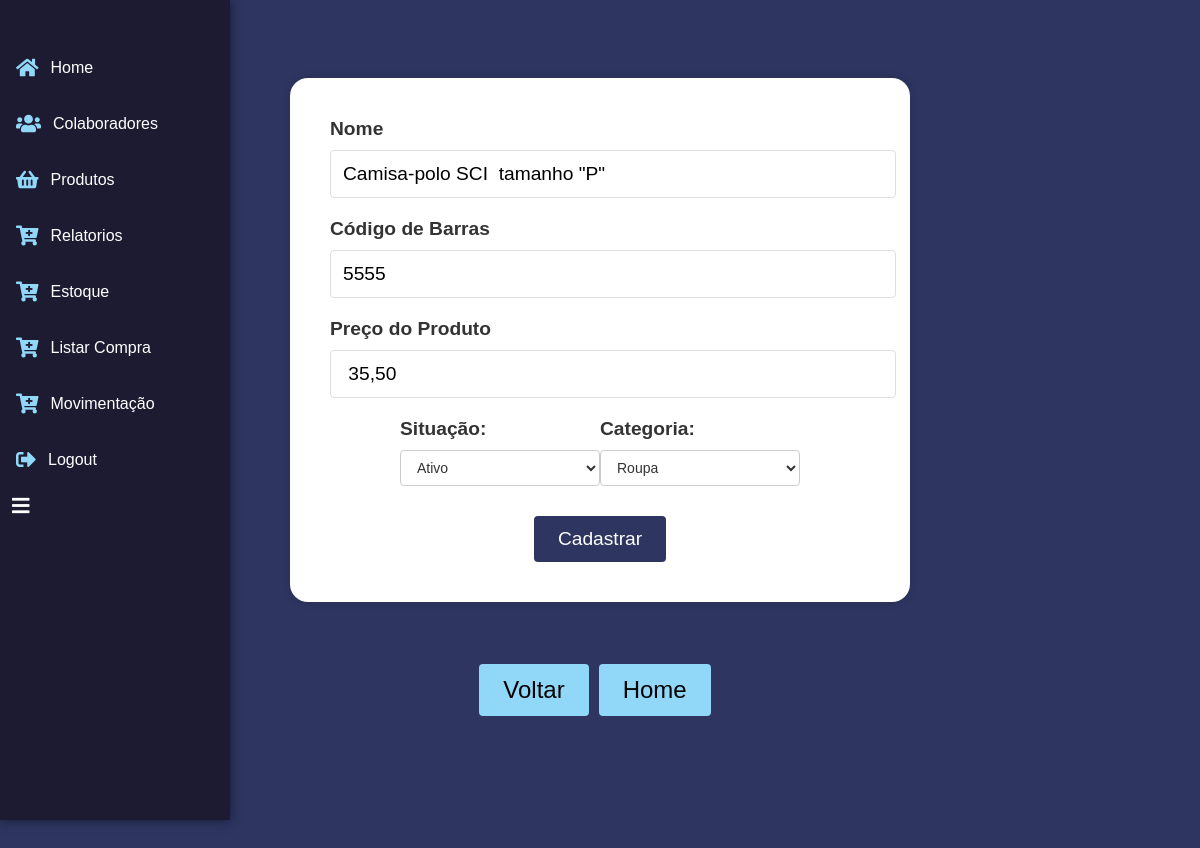
The page /produtos/editar_produto/50/ (signed in) on the database as committed earlier.
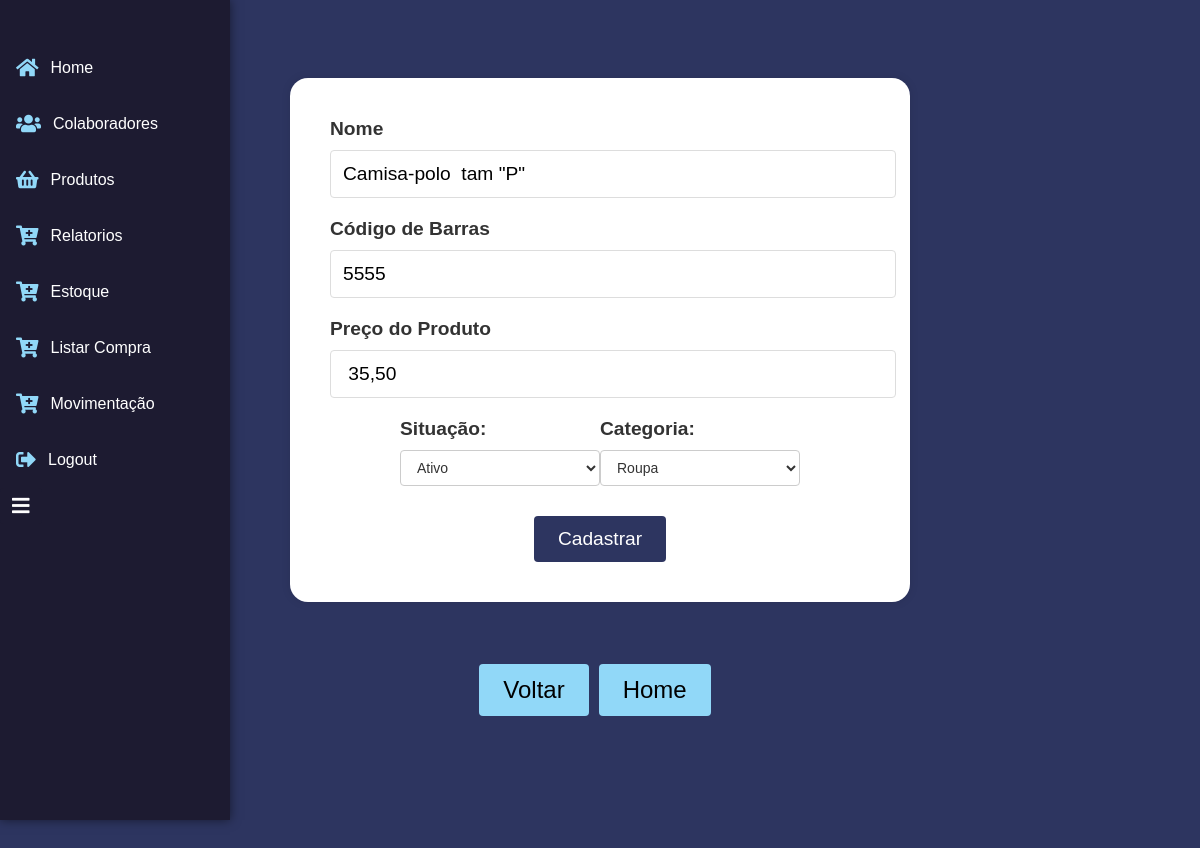
The same page on the database as committed later.
### produtos/models.py (models this page shows, shortened)
class Produto(models.Model):
    nome = models.CharField(max_length=100)
    codigo_barras = models.CharField(max_length=100)
    preco_produto = models.DecimalField(max_digits=10, decimal_places=2)
    situacao = models.CharField(max_length=50)
    categoria = models.CharField(max_length=50, null=True)

### produtos/views.py (the view)
# urls.py: path('editar_produto/<int:produto_id>/', views.editar_produto, name='editar_produto'),
@login_required(login_url='login')
def editar_produto(request, produto_id):
    produto = get_object_or_404(Produto, id=produto_id)
    estoque = Estoque.objects.get(produto=produto)
    if request.method == 'POST':
        form = EditarProdutosForm(request.POST)
        if form.is_valid():
            try:
                produto.nome = form.cleaned_data['nome']
                produto.codigo_barras = form.cleaned_data['codigo_barras']
                produto.preco_produto = form.cleaned_data['preco_produto']
                produto.situacao = form.cleaned_data['situacao']
                produto.categoria = form.cleaned_data['categoria']
                if Produto.objects.filter(codigo_barras=produto.codigo_barras).exclude(id=produto_id).exists():
                    raise ValidationError('Código de barras já está em uso por outro produto.')
                produto.save()
                return redirect('listar_produtos')
            except ValidationError as e:
                error_message = str(e)
                return render(request, 'editar_produto.html', {'form': form, 'produto': produto, 'error_message': error_message})
            except Exception as e:
                error_message = f"Ocorreu um erro ao editar o produto: {str(e)}"
                return render(request, 'editar_produto.html', {'form': form, 'produto': produto, 'error_message': error_message})
    else:
        form = EditarProdutosForm(initial={
            'nome': produto.nome,
            'codigo_barras': produto.codigo_barras,
            'preco_produto': produto.preco_produto,
            'situacao': produto.situacao,
            'categoria': produto.categoria,
            'quantidade_estoque': estoque.quantidade
        })
    context = {
        'form': form,
        'produto': produto,
    }
    return render(request, 'editar_produto.html', context)

### produtos/forms.py
class EditarProdutosForm(forms.ModelForm):
    class Meta:
        model = Produto
        fields = ['nome', 'codigo_barras', 'preco_produto', 'situacao','categoria']

### produtos/templates/editar_produto.html (shortened to what this page needs)
{% load static %}
<!DOCTYPE html>
<html>
<head>
    <link rel="stylesheet" href="https://cdnjs.cloudflare.com/ajax/libs/font-awesome/5.15.3/css/all.min.css">
    <link rel="stylesheet" href="{% static 'formularios/edit_formulario.css' %}">
</head>
<body>
    <div class="form-container">
        <form action="{% url 'editar_produto' produto_id=produto.id %}" method="POST">
            <label for="nome">Nome</label>
            <input type="text" id="nome" name="nome" value="{{ form.nome.value }}">
            <label for="codigo_barras">Código de Barras</label>
            <input type="text" id="id_codigo_barras" name="codigo_barras" pattern="[0-9]+" maxlength="13" required
                value="{{ produto.codigo_barras }}">
            <label for="preco_produto">Preço do Produto</label>
            <input type="text" id="preco_produto" name="preco_produto" value=" {{ form.preco_produto.value }}">
            <form>
                <div class="form-row">
                  <div class="form-group">
                    <label for="situacao">Situação:</label>
                    <select name="situacao" required>
                      <option value="Ativo" {% if form.initial.situacao == 'Ativo' %}selected{% endif %}>Ativo</option>
                    </select>
                  </div>
                  <div class="form-group">
                    <label for="categoria">Categoria:</label>
                    <select name="categoria" id="categoria">
                      <option value="roupa" {% if form.categoria.value == 'roupa' %}selected{% endif %}>Roupa</option>
                    </select>
                  </div>
                </div>
            <input type="submit" value="Cadastrar" class="submit-button">
        </form>
    </div>
    <div class="button-container">
        <button class="button" onclick="goBack()">Voltar</button>
        <button class="button" onclick="goHome()">Home</button>
      </div>
    <div id="navbar">
        {% include 'navBar.html' %}
    </div>
</body>
</html>

### navBar/templates/navBar.html (shortened to what this page needs)
</head>
<body>
    <div id="sidebar" class="sidebar">
        <a href="{% url 'home' %}">
            <i class="fas fa-home"></i>
            <span class="sidebar-text">Home</span>
        </a>
        <a href="{% url 'listar_colaboradores' %}">
            <i class="fas fa-users"></i>
            <span class="sidebar-text">Colaboradores</span>
        </a>
        <a href="{% url 'listar_produtos' %}">
            <i class="fas fa-shopping-basket"></i>
            <span class="sidebar-text">Produtos</span>
        </a>
          <a href="{% url 'relatorio_personalizado' %}">
            <i class="fas fa-cart-plus"></i>
            <span class="sidebar-text">Relatorios</span>
        </a>
        <a href="{% url 'estoque' %}">
            <i class="fas fa-cart-plus"></i>
            <span class="sidebar-text">Estoque</span>
        </a>
        <a href="{% url 'listar_compra' %}">
            <i class="fas fa-cart-plus"></i>
            <span class="sidebar-text">Listar Compra</span>
        </a>
        <a href="{% url 'movimentacao_estoque' %}">
            <i class="fas fa-cart-plus"></i>
            <span class="sidebar-text">Movimentação</span>
        </a>
        <a href="{% url 'logout' %}">
            <i class="fas fa-sign-out-alt"></i>
            <span class="sidebar-text">Logout</span>
        </a>
        <button class="collapse-button" onclick="toggleSidebar()">
            <i class="fas fa-bars"></i>
        </button>
    </div>
    <div class="content">
    </div>

### static/formularios/edit_formulario.css (style rules this page uses)
body { font-family: Arial, sans-serif; background-color: #2d3560; margin: 0; padding: 0; transform-origin: top; }
form { width: 45%; margin: -30px auto; background-color: #fff; box-shadow: 0 0 10px rgba(0, 0, 0, 0.1); padding: 40px; border-radius: 18px; transform: scale(1.0); box-shadow: 0 0 10px rgba(0, 0, 0, 0.1); }
label { display: block; font-weight: bold; margin-bottom: 10px; color: #333; font-size: 1.2rem; }
input[type="text"], input[type="email"], input[type="password"] { width: 100%; padding: 12px; font-size: 1.2rem; border: 1px solid #ddd; border-radius: 4px; margin-bottom: 20px; }
.submit-button { background-color: #2d3560; color: #fff; padding: 12px 24px; border: none; cursor: pointer; font-size: 1.2rem; border-radius: 4px; transition: background-color 0.3s ease; display: block; margin: 0 auto; margin-top: 20px; }
select { width: 200px; padding: 5px; border: 1px solid #ccc; border-radius: 4px; font-size: 14px; }
select option { font-size: 14px; }
.button-container { display: flex; justify-content: center; margin-top: -58px; background-color: #2d3560; padding: 10px; }
.button { padding: 12px 24px; background-color: #91d8f8; color: #000; border: none; border-radius: 4px; cursor: pointer; font-size: 1.5rem; margin-right: 10px; }
select[name="situacao"], select#categoria { padding: 8px 12px; font-size: 14px; border: 1px solid #ccc; border-radius: 4px; width: 200px; margin-bottom: 10px; background-color: #fff; color: #333; }
select[name="situacao"] option, select#categoria option { background-color: #807a7a !important; color: #978f8f !important; }
.form-row { display: flex; justify-content: center; }
.form-group { width: 200px; }

### produtos/templates/editar_produto.html (style rules this page uses)
form { margin: 110px auto !important; }

### navBar/templates/navBar.html (style rules this page uses)
body { margin: 0; padding: 0; }
.sidebar { height: 100vh; width: 230px; background-color: #1d1b31; position: fixed; left: 0; top: 0; overflow-x: hidden; padding-top: 20px; transition: width 0.5s ease; box-shadow: 0 0 10px rgba(0, 0, 0, 0.5); }
.sidebar a { display: flex; align-items: center; padding: 16px; text-decoration: none; color: #fff; transition: background-color 0.3s ease; line-height: 24px; }
.sidebar a i { margin-right: 12px; font-size: 20px; color: #91d8f8; }
.content { margin-left: 250px; padding: 16px; height: 1000px; display: flex; flex-direction: column; align-items: center; justify-content: center; }
.collapse-button { padding: 8px; display: flex; align-items: center; justify-content: center; margin-bottom: 20px; background-color: #1d1b31; color: #fff; border: none; border-radius: 4px; cursor: pointer; transition: background-color 0.3s ease; font-size: 20px; padding: 8px 12px; }

Rows that differ between the two databases and show on the page:
changed Produto "Ativo": nome "Camisa-polo SCI tamanho \"P\"" → "Camisa-polo tam \"P\""
